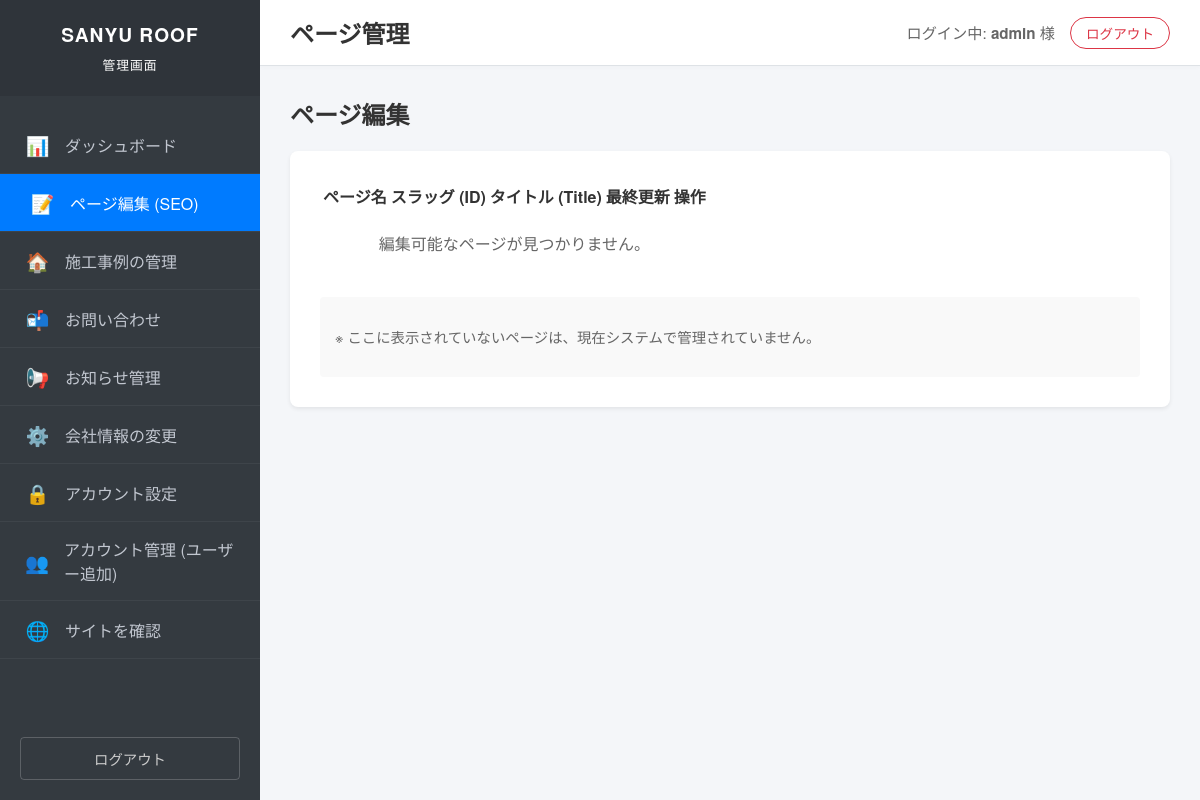
Before: /admin/pages/index.php (signed in) with the older database file.
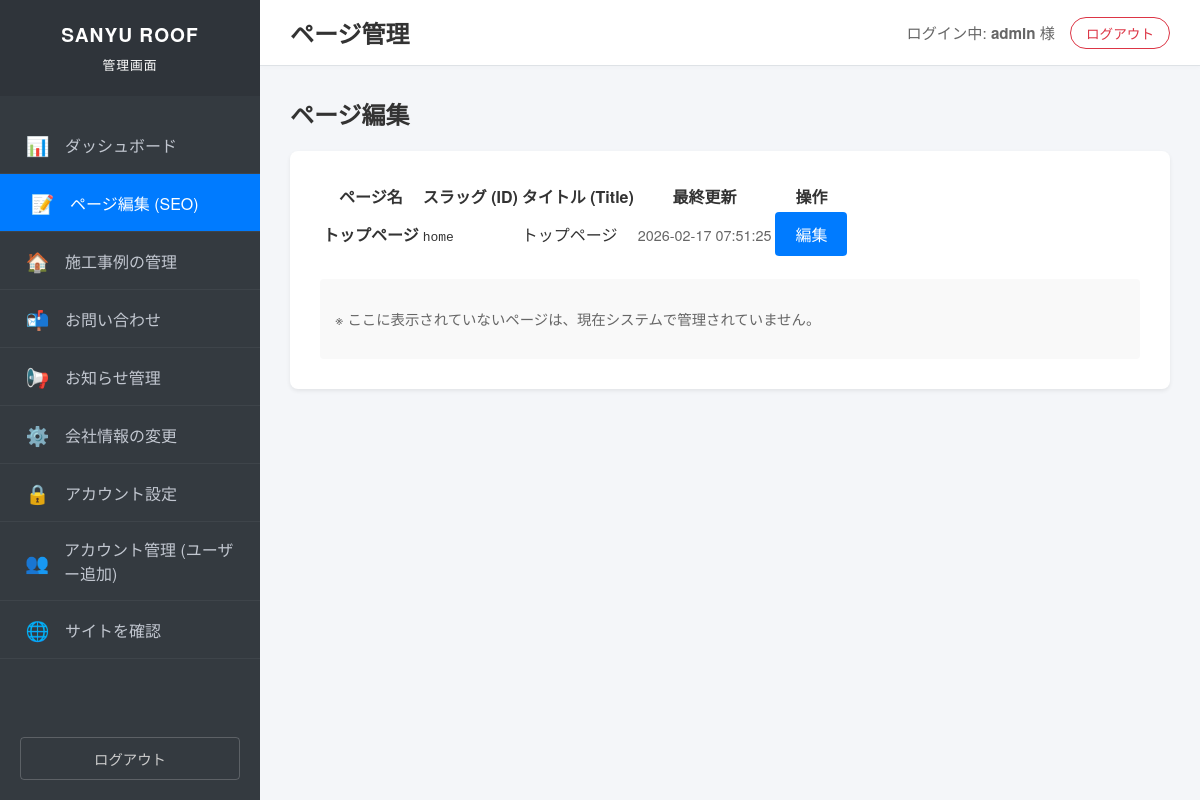
After: the same page with the newer database file.
### tables this page shows
CREATE TABLE pages (
        id INTEGER PRIMARY KEY AUTOINCREMENT,
        slug TEXT UNIQUE NOT NULL,
        name TEXT NOT NULL,
        title TEXT,
        description TEXT,
        content TEXT, -- JSON
        updated_at DATETIME DEFAULT CURRENT_TIMESTAMP
    );

### public_html/config/config.php (called while the page is built, shortened)
<?php
function h($str) {
    return htmlspecialchars($str, ENT_QUOTES, 'UTF-8');
}
?>

### public_html/admin/pages/index.php (the view, shortened to what this page needs)
<?php
require_once '../../config/config.php';
$page_title = 'ページ管理';
$pdo = get_db_connection();
$stmt = $pdo->query("SELECT * FROM pages ORDER BY id ASC");
$pages = $stmt->fetchAll();
include __DIR__ . '/../inc/header.php';
?>
<div class="container">
    <div style="display: flex; justify-content: space-between; align-items: center; margin-bottom: 20px;">
        <h2 style="margin: 0;">ページ編集</h2>
    </div>
    <div class="card">
        <table class="table">
            <thead>
                <tr>
                    <th>ページ名</th>
                    <th>スラッグ (ID)</th>
                    <th>タイトル (Title)</th>
                    <th>最終更新</th>
                    <th>操作</th>
                </tr>
            </thead>
            <tbody>
                <?php if (!empty($pages)): ?>
                    <?php foreach ($pages as $p): ?>
                    <tr>
                        <td style="font-weight: bold;"><?php echo h($p['name']); ?></td>
                        <td><code><?php echo h($p['slug']); ?></code></td>
                        <td><?php echo h(mb_strimwidth($p['title'], 0, 40, '...')); ?></td>
                        <td style="font-size: 0.9rem; color: #666;"><?php echo h($p['updated_at']); ?></td>
                        <td>
                            <a href="edit.php?id=<?php echo h($p['id']); ?>" class="btn btn-sm btn-primary">編集</a>
                        </td>
                    </tr>
                    <?php endforeach; ?>
                <?php else: ?>
                    <tr>
                        <td colspan="5" style="text-align: center; padding: 20px; color: #666;">
                            編集可能なページが見つかりません。
                        </td>
                    </tr>
                <?php endif; ?>
            </tbody>
        </table>
        <div style="margin-top: 20px; font-size: 0.9rem; color: #666; background: #f9f9f9; padding: 15px; border-radius: 4px;">
            <p>※ ここに表示されていないページは、現在システムで管理されていません。</p>
        </div>
    </div>
</div>
<?php include __DIR__ . '/../inc/footer.php'; ?>

### public_html/admin/inc/header.php (shortened to what this page needs)
<!DOCTYPE html>
<html lang="ja">
<head>
    <link rel="stylesheet" href="/admin/css/admin.css?v=<?php echo time(); ?>">
</head>
<body>
<?php include __DIR__ . '/sidebar.php'; ?>
<div class="admin-wrapper">
    <header class="admin-header">
        <h1 class="page-title"><?php echo h($page_title); ?></h1>
        <div class="user-info">
            <div style="display:flex; align-items:center;">
                <span>
                    ログイン中: <strong><?php echo h($_SESSION['admin_username'] ?? 'Admin'); ?></strong> 様
                </span>
                <a href="/admin/logout.php" class="btn-logout">ログアウト</a>
            </div>
        </div>
    </header>
    <main class="admin-content">

### public_html/admin/inc/sidebar.php
<?php
$current_uri = $_SERVER['REQUEST_URI'];
function is_active($pattern, $uri) {
    return strpos($uri, $pattern) !== false ? 'active' : '';
}
?>
<nav class="admin-sidebar">
    <a href="/admin/index.php" class="sidebar-brand">
        SANYU ROOF<br><span style="font-size:0.8rem; font-weight:normal;">管理画面</span>
    </a>
    <ul class="sidebar-nav">
        <li>
            <a href="/admin/index.php" class="<?php echo ($current_uri === '/admin/index.php' || $current_uri === '/admin/') ? 'active' : ''; ?>">
                <span class="icon">📊</span> ダッシュボード
            </a>
        </li>
        <li>
            <a href="/admin/pages/index.php" class="<?php echo is_active('/admin/pages/', $current_uri); ?>">
                <span class="icon">📝</span> ページ編集 (SEO)
            </a>
        </li>
        <li>
            <a href="/admin/works/index.php" class="<?php echo is_active('/admin/works/', $current_uri); ?>">
                <span class="icon">🏠</span> 施工事例の管理
            </a>
        </li>
        <li>
            <a href="/admin/inquiries/index.php" class="<?php echo is_active('/admin/inquiries/', $current_uri); ?>">
                <span class="icon">📬</span> お問い合わせ
            </a>
        </li>
        <li>
            <a href="/admin/news/index.php" class="<?php echo is_active('/admin/news/', $current_uri); ?>">
                <span class="icon">📢</span> お知らせ管理
            </a>
        </li>
        <li>
            <a href="/admin/settings/index.php" class="<?php echo is_active('/admin/settings/', $current_uri); ?>">
                <span class="icon">⚙️</span> 会社情報の変更
            </a>
        </li>
        <li>
            <a href="/admin/profile.php" class="<?php echo is_active('/admin/profile.php', $current_uri); ?>">
                <span class="icon">🔒</span> アカウント設定
            </a>
        </li>
        <li>
            <a href="/admin/users/index.php" class="<?php echo is_active('/admin/users/', $current_uri); ?>">
                <span class="icon">👥</span> アカウント管理 (ユーザー追加)
            </a>
        </li>
        <li>
            <a href="/" target="_blank">
                <span class="icon">🌐</span> サイトを確認
            </a>
        </li>
    </ul>
    <div style="margin-top: auto; padding: 20px;">
        <a href="/admin/logout.php" style="display:block; text-align:center; padding:10px; border:1px solid rgba(255,255,255,0.2); color:#ccc; border-radius:4px; text-decoration:none; font-size:0.9rem;">
            ログアウト
        </a>
    </div>
</nav>

### public_html/admin/inc/footer.php (shortened to what this page needs)
    </main>
</div>
</body>
</html>

### public_html/admin/css/admin.css (style rules this page uses)
:root { --admin-bg-color: #f4f6f9; --sidebar-bg-color: #343a40; --sidebar-width: 260px; --primary-color: #007bff; --text-color: #333; --border-color: #dee2e6; --card-shadow: 0 0.125rem 0.25rem rgba(0, 0, 0, 0.075); }
body { font-family: "Helvetica Neue", Arial, "Hiragino Kaku Gothic ProN", "Hiragino Sans", Meiryo, sans-serif; background-color: var(--admin-bg-color); margin: 0; padding: 0; display: flex; min-height: 100vh; color: var(--text-color); }
.admin-sidebar { width: var(--sidebar-width); background-color: var(--sidebar-bg-color); color: #fff; flex-shrink: 0; display: flex; flex-direction: column; position: fixed; height: 100vh; overflow-y: auto; z-index: 100; }
.sidebar-brand { padding: 20px; font-size: 1.2rem; font-weight: bold; text-align: center; background-color: rgba(0, 0, 0, 0.1); color: #fff; text-decoration: none; letter-spacing: 1px; }
.sidebar-nav { list-style: none; padding: 0; margin: 20px 0 0 0; }
.sidebar-nav li { border-bottom: 1px solid rgba(255, 255, 255, 0.05); }
.sidebar-nav a { display: flex; align-items: center; padding: 15px 25px; color: #c2c7d0; text-decoration: none; transition: all 0.3s; font-size: 1rem; }
.sidebar-nav a:hover, .sidebar-nav a.active { background-color: var(--primary-color); color: #fff; padding-left: 30px; }
.sidebar-nav .icon { margin-right: 15px; font-size: 1.2rem; width: 25px; text-align: center; }
.admin-wrapper { flex-grow: 1; margin-left: var(--sidebar-width); display: flex; flex-direction: column; min-width: 0; }
.admin-header { background: #fff; padding: 15px 30px; border-bottom: 1px solid var(--border-color); display: flex; justify-content: space-between; align-items: center; box-shadow: 0 2px 4px rgba(0, 0, 0, 0.02); }
.page-title { font-size: 1.5rem; margin: 0; font-weight: 600; }
.user-info { font-size: 0.95rem; color: #666; }
.btn-logout { margin-left: 15px; padding: 5px 15px; background: #fff; border: 1px solid #dc3545; color: #dc3545; text-decoration: none; border-radius: 20px; font-size: 0.85rem; transition: all 0.2s; }
.admin-content { padding: 30px; }
.card { background: #fff; border-radius: 8px; box-shadow: var(--card-shadow); padding: 30px; margin-bottom: 30px; }
.btn { display: inline-block; padding: 10px 20px; border-radius: 4px; text-decoration: none; cursor: pointer; font-size: 1rem; border: none; transition: background 0.2s; }
.btn-primary { background: var(--primary-color); color: #fff; }

Changed rows visible on the page:
added pages: name "トップページ", slug "home", title "トップページ", updated_at "2026-02-17 07:51:25"
Other visible differences:
text no longer shown: "編集可能なページが見つかりません。"
